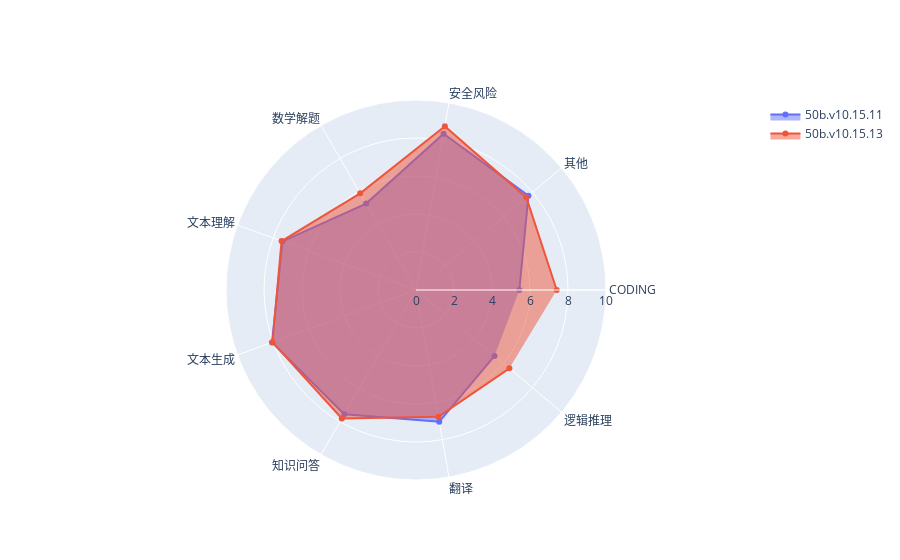

This figure's notebook cell:
### Code cell
import plotly.graph_objects as go

score_list = []
for index, row in df.iterrows():
    score_list.append(dict(model=row['model_a'], category=row['category'], score=row['scores'][0]))
    score_list.append(dict(model=row['model_b'], category=row['category'], score=row['scores'][1]))

score_df = pd.DataFrame(score_list)
df_agg = score_df.groupby(["model", "category"])["score"].mean().reset_index()

pivot_df = (
    df_agg.pivot(index="model", columns="category", values="score")
    .fillna(0)
)

categories = pivot_df.columns.tolist()

fig = go.Figure()

for model in pivot_df.index.tolist():
    fig.add_trace(
        go.Scatterpolar(
            r=pivot_df[pivot_df.index == model].values.tolist()[0],
            theta=categories,
            fill="toself",
            name=model,
        )
    )

fig.update_layout(
    polar=dict(radialaxis=dict(visible=True, range=[0, 10])), showlegend=True
)
fig.show()

### Figure 1 — Plotly figure (JSON) as saved in the notebook; plotly's stock layout.template omitted (floating-point values rounded to 4 significant figures)
{"data": [{"fill": "toself", "name": "50b.v10.15.11", "r": [5.438, 7.724, 8.35, 5.25, 7.478, 8.064, 7.549, 7.045, 5.396], "theta": ["CODING", "其他", "安全风险", "数学解题", "文本理解", "文本生成", "知识问答", "翻译", "逻辑推理"], "type": "scatterpolar"}, {"fill": "toself", "name": "50b.v10.15.13", "r": [7.406, 7.579, 8.75, 5.875, 7.531, 8.037, 7.811, 6.773, 6.417], "theta": ["CODING", "其他", "安全风险", "数学解题", "文本理解", "文本生成", "知识问答", "翻译", "逻辑推理"], "type": "scatterpolar"}], "layout": {"polar": {"radialaxis": {"range": [0, 10], "visible": true}}, "showlegend": true}}
